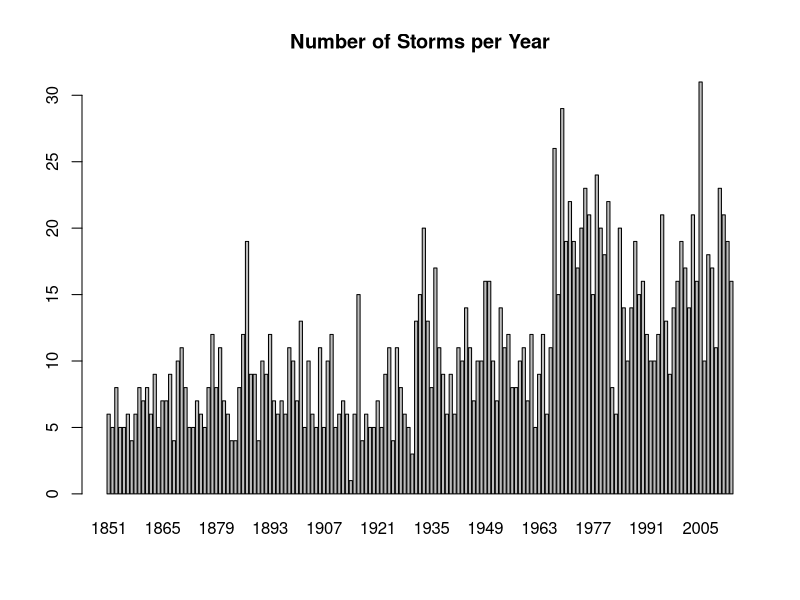

The R script that drew this image: (Note: this script raises an error after producing the figure.)
# ===============================================================
# Data Analysis
# Description: Analyze the number of storms for different years
#              and also find out the relation between pressure
#              and wind speed
# Name: Caylie Marie Connelly and Yiyang Shen
# ===============================================================
library(stringr)
library(dplyr)
library(ggplot2)

# Aggregating Data by Year
storms.csv <- read.csv("./data/storms.csv", stringsAsFactors = FALSE)
tracks.csv <- read.csv("./data/tracks.csv", stringsAsFactors = FALSE)

dates <- as.Date(storms.csv$date, format = "%m/%d/%Y")


# Num. of Storms per Year
table(format(dates, "%Y"))
barplot(table(format(dates, "%Y")), main = "Number of Storms per Year")

# Num. of storms per year with winds >= 35 knots
rplot()
id35 <- unique(tracks.csv$id[tracks.csv$wind >= 35])
table(format(dates[storms.csv$id %in% id35], "%Y"))
barplot(table(format(dates[storms.csv$id %in% id35], "%Y")),
        main = "Number of Storms Per Year With Winds >= 35 Knots")

# Num. of storms per year with winds >= 64 knots
id64 <- unique(tracks.csv$id[tracks.csv$wind >= 64])
table(format(dates[storms.csv$id %in% id64], "%Y"))
barplot(table(format(dates[storms.csv$id %in% id64], "%Y")),
        main = "Number of Storms Per Year With Winds >= 64 Knots")

# Num. of storms per year with winds >= 96 knots
id96 <- unique(tracks.csv$id[tracks.csv$wind >= 96])
table(format(dates[storms.csv$id %in% id96], "%Y"))
barplot(table(format(dates[storms.csv$id %in% id96], "%Y")),
        main = "Number of Storms Per Year With Winds >= 96 Knots")

# Num. of storms per month
table(format(dates, "%B"))


# Num. of storms per month with winds >= 35 knots
table(format(dates[storms.csv$id %in% id35], "%B"))
barplot(table(format(dates[storms.csv$id %in% id35], "%B")),
        main = "Number of Storms per Month with Winds >= 35 Knots")

# Num. of storms per month with winds >= 64 knots
table(format(dates[storms.csv$id %in% id64], "%B"))
barplot(table(format(dates[storms.csv$id %in% id64], "%B")),
        main = "Number of Storms per Month With Winds >= 64 Knots")

# Num. of storms per month with winds >= 96 knots
table(format(dates[storms.csv$id %in% id96], "%B"))
barplot(table(format(dates[storms.csv$id %in% id96], "%B")),
        main = "Number of Storms per Month With Winds >= 96 Knots")

# Avg Number of storms >= 35 knots
storms35 <- as.numeric(table(format(dates[storms.csv$id %in% id35], "%Y")))
summary(storms35)
# There were an average of 9 storms >= 35 knots per year.

# Avg Number of storms >= 64 knots
storms64 <- as.numeric(table(format(dates[storms.csv$id %in% id64], "%Y")))
summary(storms64)
# There were an average of 6 storms >= 64 knots per year.

# Avg Number of storms >= 96 knots
storms96 <- as.numeric(table(format(dates[storms.csv$id %in% id96], "%Y")))
summary(storms96)
# There were an average of 2.76 storms >= 96 knots per year.

# Mean pressure and mean wind for each storm
tracksCopy = tracks.csv
tracksCopy = tracksCopy[tracksCopy$press != 0,]
head(tracksCopy)

meanPress = numeric(length(unique(tracksCopy$id)))
meanWind = numeric(length(unique(tracksCopy$id)))

j <- 1
for (i in unique(tracksCopy$id)) {
  meanPress[j] = mean(tracksCopy$press[tracksCopy$id == i])
  meanWind[j] = mean(tracksCopy$wind[tracksCopy$id == i])
  j <- j + 1
}

lm.mean <- lm(meanWind ~ meanPress)
plot(meanPress, meanWind)
abline(lm.mean)

# median pressure and median wind for each storm
medianPress = numeric(length(unique(tracksCopy$id)))
medianWind = numeric(length(unique(tracksCopy$id)))

j <- 1
for (i in unique(tracksCopy$id)) {
  medianPress[j] = median(tracksCopy$press[tracksCopy$id == i])
  medianWind[j] = median(tracksCopy$wind[tracksCopy$id == i])
  j <- j + 1
}

lm.median <- lm(medianWind ~ medianPress)
plot(medianPress, medianWind)
abline(lm.median)

